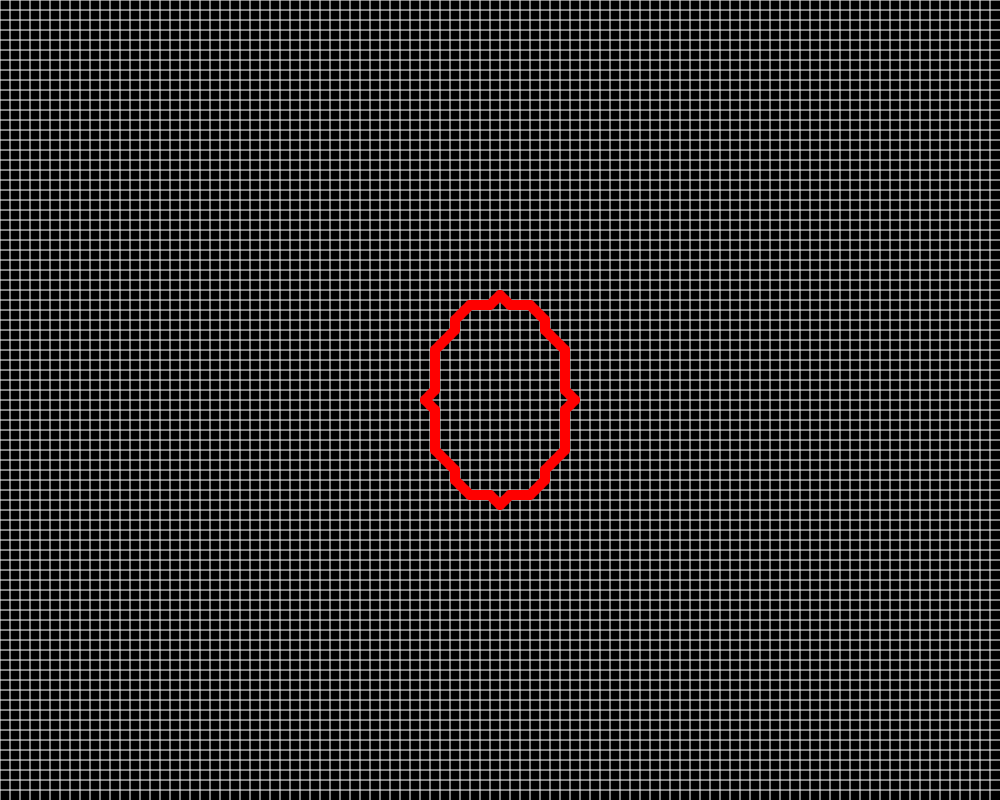
Frame 1 (no input)
Frame 60 (no input): identical to frame 1, image omitted
Frame 120 (the mouse pressed at the canvas centre since frame 60): identical to frame 1, image omitted

The p5.js sketch that drew this single still picture (run headless with seeded random() and noise() and a simulated clock; from frame 60 on, the mouse is pressed at the canvas centre):

// p5.js sketch
// ── sketch.js
const WIDTH=1000,HEIGHT=800;
const ROWS=80,COLS=100;
const SIDE=WIDTH/COLS;
const xrange=COLS/2,yrange=ROWS/2;
function eval(x,y){
    x=x/SIDE-xrange;
    y=ROWS-y/SIDE-yrange
    return (x*x/49+y*y/100-1)>0;
}

function setup(){
    createCanvas(WIDTH,HEIGHT);
}
function draw(){
    background(0);
    stroke(255);
    for(var i=0;i<COLS;i++){
        line(SIDE*i,0,SIDE*i,HEIGHT);
    }for(var j=0;j<ROWS;j++){
        line(0,SIDE*j,WIDTH,SIDE*j);
    }for(var i=0;i<COLS;i++){
        for(var j=0;j<ROWS;j++){
            var x1,y1,x2,y2;
            x1=i*SIDE;
            y1=j*SIDE;
            x2=x1+SIDE;
            y2=y1+SIDE;
            var p=8*eval(x1,y1)+4*eval(x2,y1)+2*eval(x2,y2)+eval(x1,y2);
            stroke(255,0,0);
            strokeWeight(10);
            switch(p){
                case 0:
                    break;
                case 1:
                    line(x1,(y1+y2)/2,(x1+x2)/2,y2);
                    break;
                case 2:
                    line((x1+x2)/2,y2,x2,(y1+y2)/2);
                    break;
                case 3:
                    line(x1,(y1+y2)/2,x2,(y1+y2)/2);
                    break;
                case 4:
                    line((x1+x2)/2,y1,x2,(y1+y2)/2);
                    break;
                case 5:
                    line(x1,(y1+y2)/2,(x1+x2)/2,y1);
                    line((x1+x2)/2,y2,x2,(y1+y2)/2);
                    break;
                case 6:
                    line((x1+x2)/2,y1,(x1+x2)/2,y2);
                    break;
                case 7:
                    line(x1,(y1+y2)/2,(x1+x2)/2,y1);
                    break;
                case 8:
                    line(x1,(y1+y2)/2,(x1+x2)/2,y1);
                    break;
                case 9:
                    line((x1+x2)/2,y1,(x1+x2)/2,y2);
                    break;
                case 10:
                    line(x1,(y1+y2)/2,(x1+x2)/2,y2);
                    line((x1+x2)/2,y1,x2,(y1+y2)/2);
                    break;
                case 11:
                    line((x1+x2)/2,y1,x2,(y1+y2)/2);
                    break;
                case 12:
                    line(x1,(y1+y2)/2,x2,(y1+y2)/2);
                    break;
                case 13:
                    line((x1+x2)/2,y2,x2,(y1+y2)/2);
                    break;
                case 14:
                    line(x1,(y1+y2)/2,(x1+x2)/2,y2);
                    break;
                case 15:
                    break;
            }strokeWeight(1);
        }
    }
}
